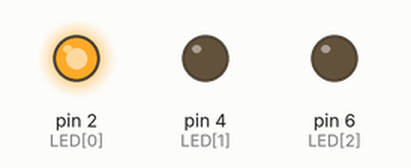
A sketch run on a simulated Arduino Uno, built with avr-gcc and run on an emulated ATmega328P. Shown: output pins drawn as LEDs (lit = HIGH).

Above: at 0.2 s.
At 1.2 s:
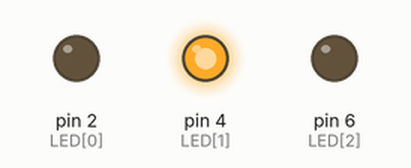
At 2.2 s:
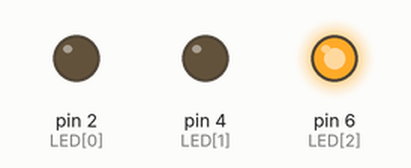
At 5.7 s:
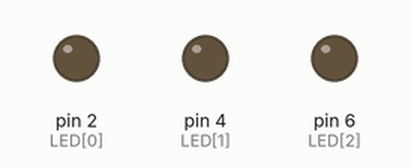
Timing chart, 0 to 6.9 s (numbered marks = the images above):
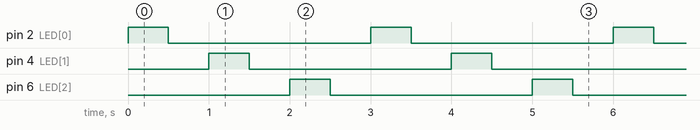

The sketch:

____2-4_for_______LED_____.ino
```cpp
int LED[3] = { 2, 4, 6 };

void setup() {
  // put your setup code here, to run once:
  for (int i = 0; i < 3; i++) {
    pinMode(LED[i], OUTPUT);
  }
}

void loop() {
  // put your main code here, to run repeatedly:
  int i;
  for (i = 0; i < 3; i++) {
    digitalWrite(LED[i], HIGH);
    delay(500);
    digitalWrite(LED[i], LOW);
    delay(500);
  }
}
```

Measured:
- by itself, pin 2 (LED[0]), pin 4 (LED[1]), pin 6 (LED[2]): alternates HIGH for 0.50 s and LOW for 2.5 s
- by itself, everything shown: repeats every 3.0 s, in 6 steps
